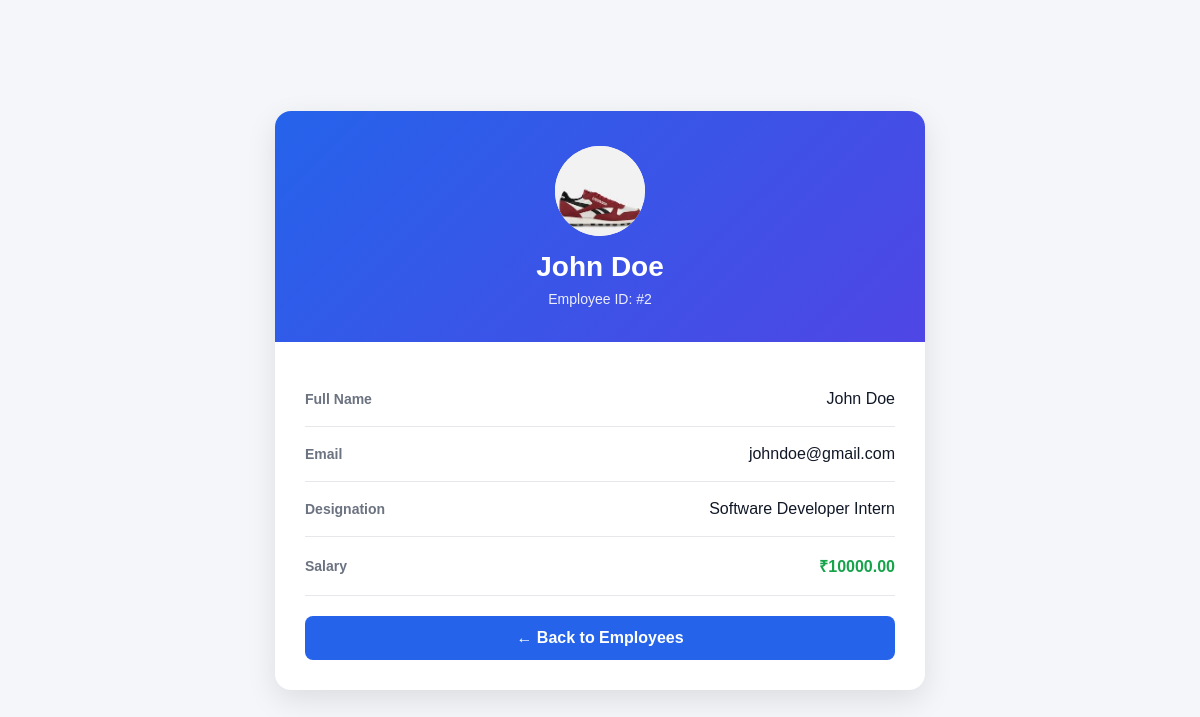
The app's page /employee/2/ with its own data.
### employees/models.py (models this page shows, shortened)
class Employee(models.Model):
    first_name = models.CharField(max_length=50)
    last_name = models.CharField(max_length=50)
    email = models.EmailField(unique=True)
    designation = models.CharField(max_length=100)
    image = models.ImageField(upload_to='employee_images', default='default.png')
    salary = models.DecimalField(max_digits=10, decimal_places=2)
    joining_date = models.DateField()
    is_active = models.BooleanField(default=True)
    department = models.ForeignKey(Department, on_delete=models.SET_NULL, blank=True, null=True)
    manager = models.ForeignKey("self", on_delete=models.SET_NULL, blank=True, null=True)
    is_deleted = models.BooleanField(default=False)  # Soft delete flag
    def full_name(self):
        return f"{self.first_name} {self.last_name}"

### employees/views.py (the view)
# urls.py: path('<int:id>/', views.employee_detail, name = 'employee_detail'),
def employee_detail(request, id):
    employee = get_object_or_404(Employee, id=id, is_deleted=False)  # Fetch the employee object with the given ID, ensuring it is not marked as deleted.
    context = {
        'employee': employee,
    }
    return render(request, 'employee_detail.html', context)

### templates/employee_detail.html (shortened to what this page needs)
{% load static %}
<!DOCTYPE html>
<html lang="en">
<head>
    <link rel="stylesheet" href="{% static 'css/employee_details.css' %}">
    <link rel="stylesheet" href="https://cdnjs.cloudflare.com/ajax/libs/font-awesome/4.7.0/css/font-awesome.min.css">
</head>
<body>
    <div class="employee-card">
        <div class="card-header">
            <div class="profile-icon">
                <img src="{{ employee.image.url }}" alt="{{ employee.full_name }} image">
            </div>
            <h1>{{ employee.full_name }}</h1>
            <p>Employee ID: #{{ employee.id }}</p>
        </div>
        <div class="details">
            <div class="detail-row">
                <span class="label">Full Name</span>
                <span class="value">
                    {{ employee.full_name }}
                </span>
            </div>
            <div class="detail-row">
                <span class="label">Email</span>
                <span class="value">
                    {{ employee.email }}
                </span>
            </div>
            <div class="detail-row">
                <span class="label">Designation</span>
                <span class="value">
                    {{ employee.designation }}
                </span>
            </div>
            <div class="detail-row">
                <span class="label">Salary</span>
                <span class="value salary">
                    ₹{{ employee.salary }}
                </span>
            </div>
            <a href="/" class="back-btn">
                ← Back to Employees
            </a>
        </div>
    </div>
</body>
</html>

### Employee_main/static/css/employee_details.css (style rules this page uses)
* { margin: 0; padding: 0; box-sizing: border-box; }
body { font-family: Arial, sans-serif; background: #f4f6f9; min-height: 100vh; display: flex; justify-content: center; align-items: center; padding: 30px; }
.employee-card { width: 100%; max-width: 650px; background: white; border-radius: 16px; overflow: hidden; box-shadow: 0 10px 30px rgba(0, 0, 0, 0.1); }
.card-header { background: linear-gradient(135deg, #2563eb, #4f46e5); color: white; padding: 35px; text-align: center; }
.profile-icon { width: 90px; height: 90px; margin: 0 auto 15px; border-radius: 50%; background: white; display: flex; justify-content: center; align-items: center; overflow: hidden; }
.profile-icon img { width: 100%; height: 100%; max-width: 100%; max-height: 100%; object-fit: cover; display: block; }
.card-header h1 { font-size: 28px; margin-bottom: 8px; }
.card-header p { font-size: 14px; opacity: 0.9; }
.details { padding: 30px; }
.detail-row { display: flex; justify-content: space-between; align-items: center; padding: 18px 0; border-bottom: 1px solid #e5e7eb; }
.label { color: #6b7280; font-size: 14px; font-weight: 600; }
.value { color: #111827; font-size: 16px; font-weight: 500; text-align: right; }
.salary { color: #16a34a; font-weight: 700; }
.back-btn { display: block; width: 100%; margin-top: 20px; padding: 13px; text-align: center; text-decoration: none; background: #2563eb; color: white; border-radius: 8px; font-weight: 600; transition: 0.2s; }

### records on screen
Employee: image (picture), full_name "John Doe", id "2", email "johndoe@gmail.com", designation "Software Developer Intern", salary "10000.00"
